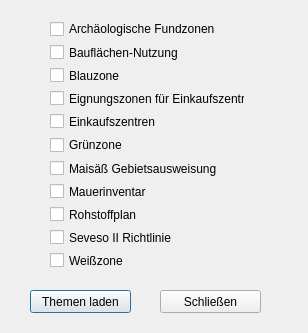
<?xml version="1.0" encoding="UTF-8"?>
<ui version="4.0">
 <class>frmRaumplanung</class>
 <widget class="QDialog" name="frmRaumplanung">
  <property name="geometry">
   <rect>
    <x>0</x>
    <y>0</y>
    <width>308</width>
    <height>333</height>
   </rect>
  </property>
  <property name="windowTitle">
   <string>Raumplanung</string>
  </property>
  <widget class="QPushButton" name="ButtonBlattschnitteOk">
   <property name="geometry">
    <rect>
     <x>30</x>
     <y>290</y>
     <width>101</width>
     <height>23</height>
    </rect>
   </property>
   <property name="text">
    <string>Themen laden</string>
   </property>
  </widget>
  <widget class="QPushButton" name="ButtonBlattschnitteCancel">
   <property name="geometry">
    <rect>
     <x>160</x>
     <y>290</y>
     <width>101</width>
     <height>23</height>
    </rect>
   </property>
   <property name="text">
    <string>Schließen</string>
   </property>
  </widget>
  <widget class="QWidget" name="layoutWidget">
   <property name="geometry">
    <rect>
     <x>50</x>
     <y>20</y>
     <width>195</width>
     <height>249</height>
    </rect>
   </property>
   <layout class="QVBoxLayout" name="verticalLayout">
    <item>
     <widget class="QCheckBox" name="ckFundzonen">
      <property name="enabled">
       <bool>true</bool>
      </property>
      <property name="text">
       <string>Archäologische Fundzonen</string>
      </property>
      <attribute name="buttonGroup">
       <string>ckButtons</string>
      </attribute>
     </widget>
    </item>
    <item>
     <widget class="QCheckBox" name="ckBauflaechen">
      <property name="enabled">
       <bool>true</bool>
      </property>
      <property name="text">
       <string>Bauflächen-Nutzung</string>
      </property>
      <attribute name="buttonGroup">
       <string>ckButtons</string>
      </attribute>
     </widget>
    </item>
    <item>
     <widget class="QCheckBox" name="ckBlauzone">
      <property name="enabled">
       <bool>true</bool>
      </property>
      <property name="text">
       <string>Blauzone</string>
      </property>
      <attribute name="buttonGroup">
       <string>ckButtons</string>
      </attribute>
     </widget>
    </item>
    <item>
     <widget class="QCheckBox" name="ckEignungEkz">
      <property name="enabled">
       <bool>true</bool>
      </property>
      <property name="text">
       <string>Eignungszonen für Einkaufszentren</string>
      </property>
      <attribute name="buttonGroup">
       <string>ckButtons</string>
      </attribute>
     </widget>
    </item>
    <item>
     <widget class="QCheckBox" name="ckEkz">
      <property name="enabled">
       <bool>true</bool>
      </property>
      <property name="text">
       <string>Einkaufszentren</string>
      </property>
      <attribute name="buttonGroup">
       <string>ckButtons</string>
      </attribute>
     </widget>
    </item>
    <item>
     <widget class="QCheckBox" name="ckGruenzone">
      <property name="enabled">
       <bool>true</bool>
      </property>
      <property name="text">
       <string>Grünzone</string>
      </property>
      <attribute name="buttonGroup">
       <string>ckButtons</string>
      </attribute>
     </widget>
    </item>
    <item>
     <widget class="QCheckBox" name="ckMaisaess">
      <property name="enabled">
       <bool>true</bool>
      </property>
      <property name="text">
       <string>Maisäß Gebietsausweisung</string>
      </property>
      <attribute name="buttonGroup">
       <string>ckButtons</string>
      </attribute>
     </widget>
    </item>
    <item>
     <widget class="QCheckBox" name="ckMauerinventar">
      <property name="enabled">
       <bool>true</bool>
      </property>
      <property name="text">
       <string>Mauerinventar</string>
      </property>
      <attribute name="buttonGroup">
       <string>ckButtons</string>
      </attribute>
     </widget>
    </item>
    <item>
     <widget class="QCheckBox" name="ckRohstoffplan">
      <property name="enabled">
       <bool>true</bool>
      </property>
      <property name="text">
       <string>Rohstoffplan</string>
      </property>
      <attribute name="buttonGroup">
       <string>ckButtons</string>
      </attribute>
     </widget>
    </item>
    <item>
     <widget class="QCheckBox" name="ckSeveso">
      <property name="enabled">
       <bool>true</bool>
      </property>
      <property name="text">
       <string>Seveso II Richtlinie</string>
      </property>
      <attribute name="buttonGroup">
       <string>ckButtons</string>
      </attribute>
     </widget>
    </item>
    <item>
     <widget class="QCheckBox" name="ckWeisszone">
      <property name="enabled">
       <bool>true</bool>
      </property>
      <property name="text">
       <string>Weißzone</string>
      </property>
      <attribute name="buttonGroup">
       <string>ckButtons</string>
      </attribute>
     </widget>
    </item>
   </layout>
  </widget>
 </widget>
 <resources/>
 <connections>
  <connection>
   <sender>ButtonBlattschnitteOk</sender>
   <signal>clicked()</signal>
   <receiver>frmRaumplanung</receiver>
   <slot>accept()</slot>
   <hints>
    <hint type="sourcelabel">
     <x>150</x>
     <y>481</y>
    </hint>
    <hint type="destinationlabel">
     <x>199</x>
     <y>260</y>
    </hint>
   </hints>
  </connection>
  <connection>
   <sender>ButtonBlattschnitteCancel</sender>
   <signal>clicked()</signal>
   <receiver>frmRaumplanung</receiver>
   <slot>close()</slot>
   <hints>
    <hint type="sourcelabel">
     <x>160</x>
     <y>471</y>
    </hint>
    <hint type="destinationlabel">
     <x>175</x>
     <y>277</y>
    </hint>
   </hints>
  </connection>
 </connections>
 <buttongroups>
  <buttongroup name="ckButtons">
   <property name="exclusive">
    <bool>false</bool>
   </property>
  </buttongroup>
 </buttongroups>
</ui>
